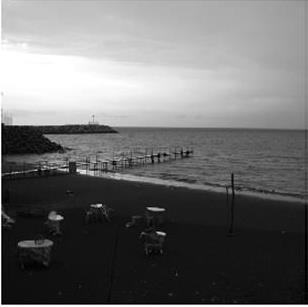
#> input picture S02/4.jpg, 308 x 307 px
$ python 2-19.py
#> lines starting #> are read from the running program, lines starting #| are printed output that depends on the picture
import cv2
import numpy as np
import matplotlib.pyplot as plt


# Read image from file in gray scale mode and  convert to numpy array
img = np.array(cv2.imread("4.jpg", cv2.IMREAD_GRAYSCALE))
#> img is the input picture: shape (307, 308); min 0, max 255, mean 110.5
img1 = cv2.medianBlur(img, 3)
img2 = cv2.medianBlur(img, 7)
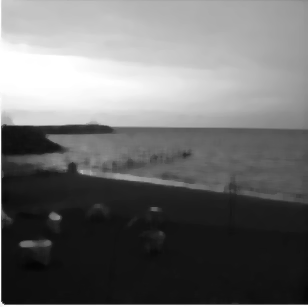
#> img2: shape (307, 308); min 4, max 255, mean 110.5


plt.subplot(121)
plt.imshow(img1, cmap='gray')
plt.title("Median filter 3*3")
plt.subplot(122)
plt.imshow(img2, cmap='gray')
plt.title("Median filter 7*7")
plt.subplots_adjust(left=0.1, bottom=0.1, right=0.9, top=0.9, wspace=0.4, hspace=0.4)
plt.show()
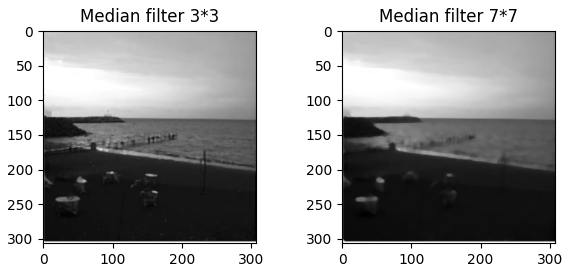
#> figure drawn by matplotlib, 2 panels

$ run again, with S02/5.jpg copied over S02/4.jpg
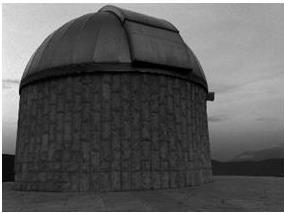
#> input picture S02/5.jpg, 284 x 213 px
#> img is the input picture: shape (213, 284); min 0, max 255, mean 91.9
#> `plt.show()`:
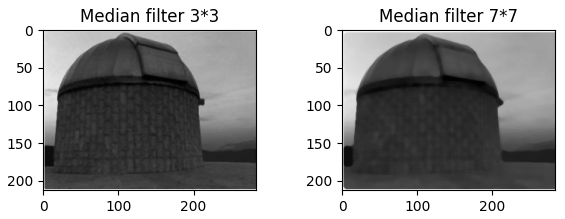
#> figure drawn by matplotlib, 2 panels

$ run again, with S02/6.jpg copied over S02/4.jpg
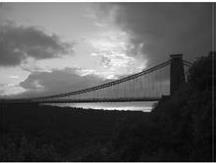
#> input picture S02/6.jpg, 216 x 163 px
#> img is the input picture: shape (163, 216); min 0, max 255, mean 88.9
#> `img2 = cv2.medianBlur(img, 7)`:
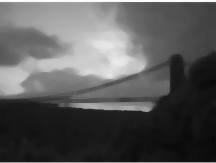
#> img2: shape (163, 216); min 7, max 255, mean 88.8
#> `plt.show()`:
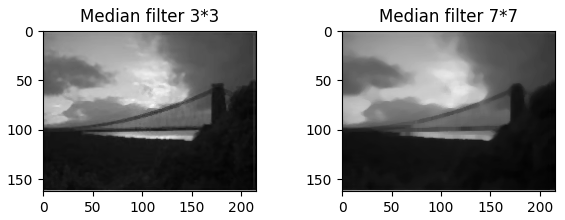
#> figure drawn by matplotlib, 2 panels

$ run again, with S02/Ultrasound.jpg copied over S02/4.jpg
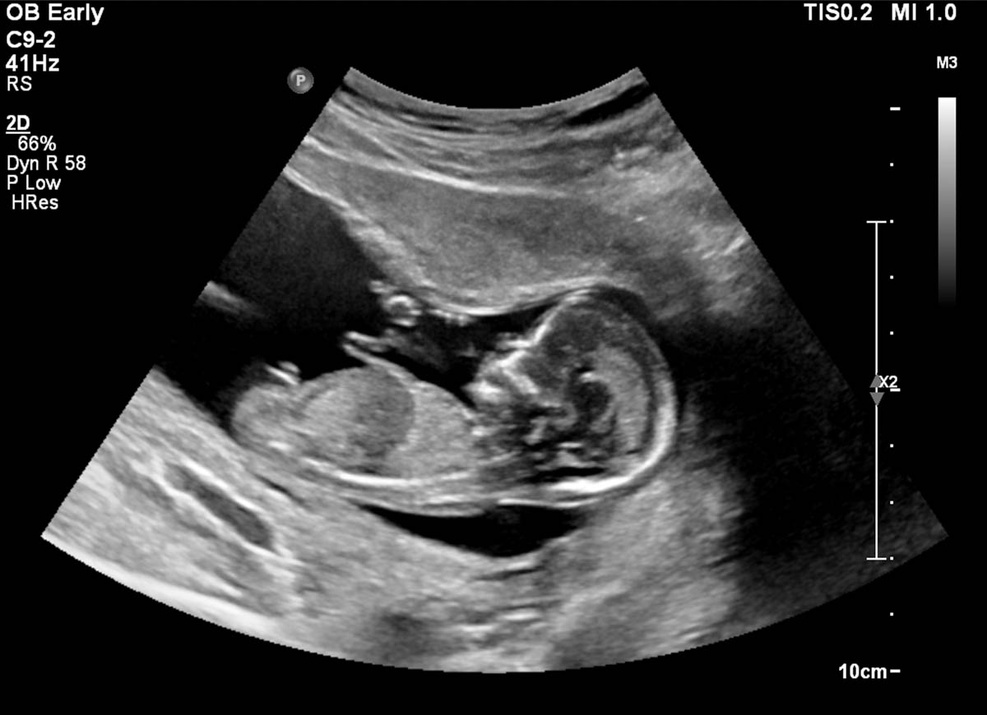
#> input picture S02/Ultrasound.jpg, 987 x 715 px, shrunk from 1200 x 870 before the run
#> img is the input picture: shape (715, 987); min 0, max 255, mean 52.6
#> `plt.show()`:
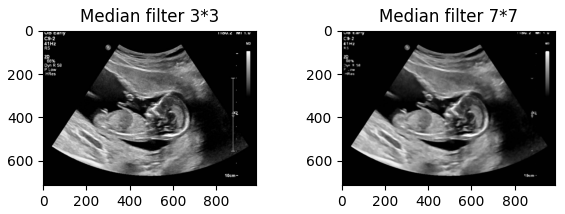
#> figure drawn by matplotlib, 2 panels
